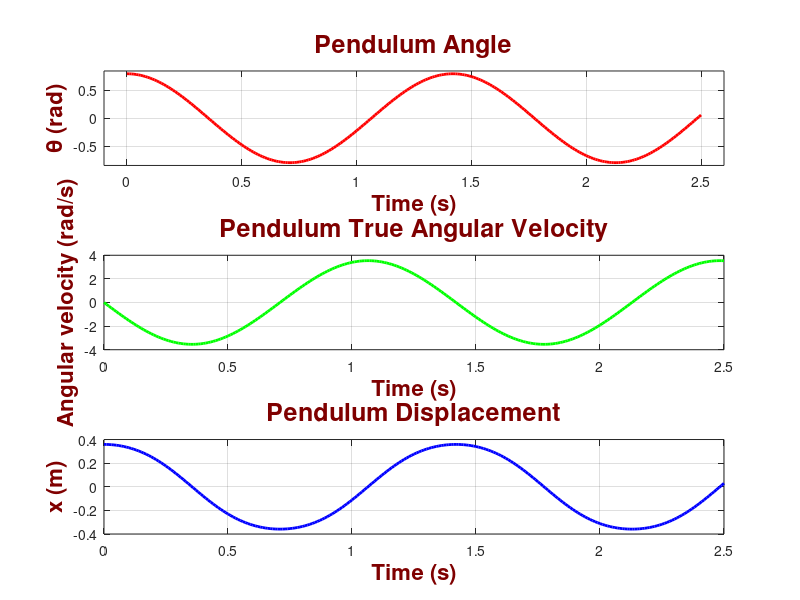
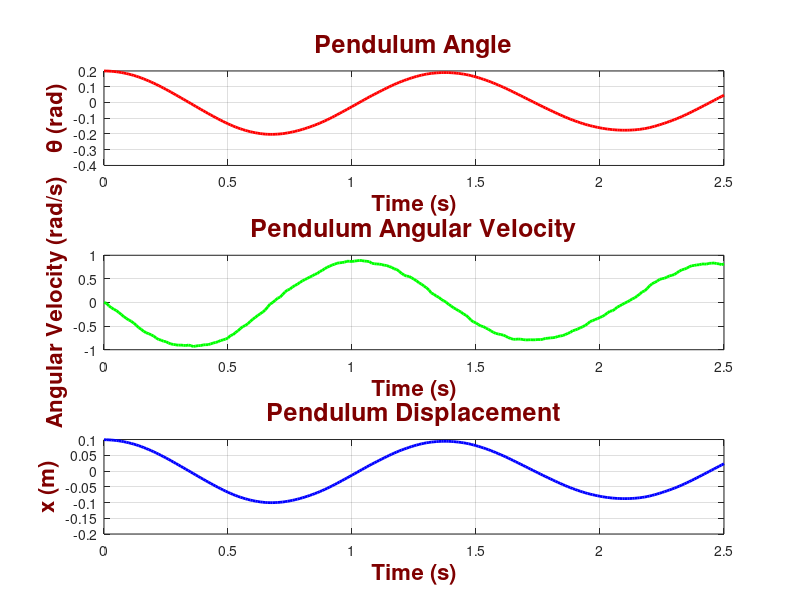

The MATLAB source for these figures, in order:
clc; close all; clear all;

% • The Pendulum string length: L = 0.5m
% • Gravitational acceleration constant: g = 9.8m/s2
% • Measurement Uncertainty (standard deviation): σxm = 0.01m
% • Process Noise Uncertainty (angular acceleration standard deviation): σa = 1rad/s2


% Define the parameters
L = 0.5; % Length of the pendulum (m)
g = 9.8; % Gravitational acceleration (m/s^2)
theta0 = 0.8; % Initial angle (radians)
omega0 = 0; % Initial angular velocity (rad/s)
T = 2.5; % Total time (s)
dt = 0.01; % Time step (s)
t = 0:dt:T; % Time vector

% Calculate theta over time using the simple harmonic motion approximation
%theta = theta0 * cos(sqrt(g/L) * t) if omega0=0 otherwise as below;

theta = theta0 * cos(sqrt(g/L)*t) + (omega0/sqrt(g/L)) * sin(sqrt(g/L) * t);


% Plot theta over time
figure;
subplot(3,1,1);
plot(t, theta, 'r-', 'LineWidth', 2);
xlabel('Time (s)', 'FontSize', 16, 'FontWeight', 'bold', 'Color', [0.5, 0, 0]);
ylabel('\theta (rad)', 'FontSize', 16, 'FontWeight', 'bold', 'Color', [0.5, 0, 0]);
title('Pendulum Angle', 'FontSize', 18, 'FontWeight', 'bold', 'Color', [0.5, 0, 0]);
grid on;
axis([-0.1 2.6 -0.85 0.85])

% Plot angular velocity over time 
% Calculate angular velocity (dtheta/dt)
omega = -theta0 * sqrt(g/L) * sin(sqrt(g/L) * t);

subplot(3,1,2);
plot(t, omega, 'g-', 'LineWidth', 2);
xlabel('Time (s)', 'FontSize', 16, 'FontWeight', 'bold', 'Color', [0.5, 0, 0]);
ylabel('Angular velocity (rad/s)', 'FontSize', 16, 'FontWeight', 'bold', 'Color', [0.5, 0, 0]);
title('Pendulum True Angular Velocity', 'FontSize', 18, 'FontWeight', 'bold', 'Color', [0.5, 0, 0]);
grid on;
%axis([-0.1 2.6 -0.85 0.85])

% Plot x over time
% Compute x = L * sin(theta)
x = L * sin(theta);
subplot(3,1,3);
plot(t, x, 'b-', 'LineWidth', 2);
xlabel('Time (s)', 'FontSize', 16, 'FontWeight', 'bold', 'Color', [0.5, 0, 0]);
ylabel('x (m)', 'FontSize', 16, 'FontWeight', 'bold', 'Color', [0.5, 0, 0]);
title('Pendulum Displacement', 'FontSize', 18, 'FontWeight', 'bold', 'Color', [0.5, 0, 0]);
grid on;



%% Process noise
clear all;

% Define the parameters
L = 0.5; % Length of the pendulum (m)
g = 9.8; % Gravitational acceleration (m/s^2)
theta0 = 0.2; % Initial angle (radians)
omega0 = 0; % Initial angular velocity (rad/s)
sigma_a = 1; % Process Noise Uncertainty (rad/s^2)
T = 2.5; % Total time (s)
dt = 0.01; % Time step (s)
t = 0:dt:T; % Time vector

% Initialize arrays
theta = zeros(size(t));
omega = zeros(size(t));

% Set initial conditions
theta(1) = theta0;
omega(1) = omega0;

% Generate process noise for angular acceleration
a_noise = sigma_a * randn(size(t));

% Simulate the pendulum with process noise
for i = 2:length(t)
    % Update angular velocity with process noise
    omega(i) = omega(i-1) - (g/L) * sin(theta(i-1)) * dt + a_noise(i) * dt;
    % Update angle
    theta(i) = theta(i-1) + omega(i) * dt;
end


% Plot theta over time
figure;
subplot(3,1,1);
plot(t, theta, 'r-', 'LineWidth', 2);
xlabel('Time (s)', 'FontSize', 16, 'FontWeight', 'bold', 'Color', [0.5, 0, 0]);
ylabel('\theta (rad)', 'FontSize', 16, 'FontWeight', 'bold', 'Color', [0.5, 0, 0]);
title('Pendulum Angle', 'FontSize', 18, 'FontWeight', 'bold', 'Color', [0.5, 0, 0]);
grid on;

% Plot angular velocity over time
subplot(3,1,2);
plot(t, omega, 'g-', 'LineWidth', 2);
xlabel('Time (s)', 'FontSize', 16, 'FontWeight', 'bold', 'Color', [0.5, 0, 0]);
ylabel('Angular Velocity (rad/s)', 'FontSize', 16, 'FontWeight', 'bold', 'Color', [0.5, 0, 0]);
title('Pendulum Angular Velocity', 'FontSize', 18, 'FontWeight', 'bold', 'Color', [0.5, 0, 0]);
grid on;

% Plot x over time
% Compute x = L * sin(theta)
x = L * sin(theta);
subplot(3,1,3);
plot(t, x, 'b-', 'LineWidth', 2);
xlabel('Time (s)', 'FontSize', 16, 'FontWeight', 'bold', 'Color', [0.5, 0, 0]);
ylabel('x (m)', 'FontSize', 16, 'FontWeight', 'bold', 'Color', [0.5, 0, 0]);
title('Pendulum Displacement', 'FontSize', 18, 'FontWeight', 'bold', 'Color', [0.5, 0, 0]);
grid on;




